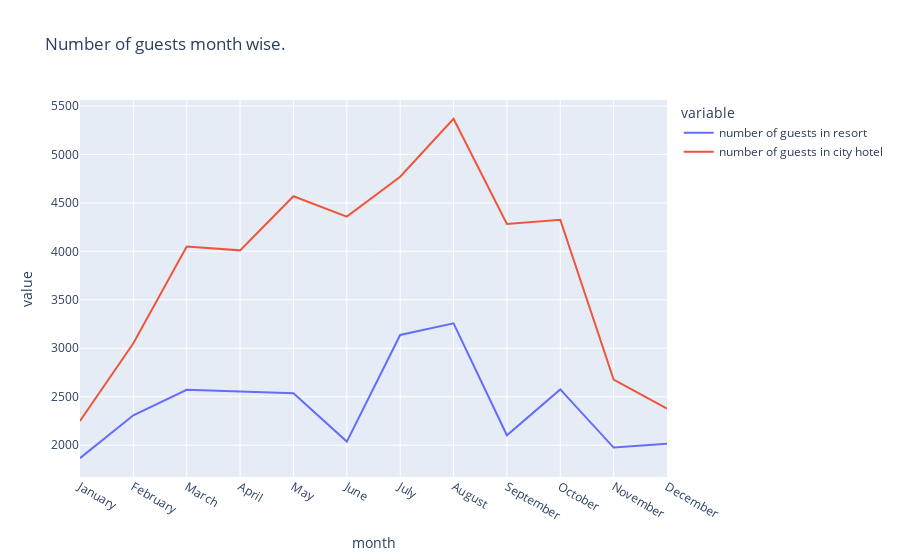

Notebook code cell kept with this figure:
### Code cell
# Let's plot it on graph
px.line(data_frame=final_rush,x="month",y=["number of guests in resort","number of guests in city hotel"],
       title="Number of guests month wise.")

### Figure 1 — Plotly figure (JSON) as saved in the notebook; plotly's stock layout.template omitted (floating-point values rounded to 4 significant figures)
{"data": [{"hovertemplate": "variable=number of guests in resort<br>month=%{x}<br>value=%{y}<extra></extra>", "legendgroup": "number of guests in resort", "line": {"color": "#636efa", "dash": "solid"}, "marker": {"symbol": "circle"}, "mode": "lines", "name": "number of guests in resort", "orientation": "v", "showlegend": true, "type": "scatter", "x": ["January", "February", "March", "April", "May", "June", "July", "August", "September", "October", "November", "December"], "xaxis": "x", "y": [1866, 2308, 2571, 2550, 2535, 2037, 3137, 3257, 2102, 2575, 1975, 2014], "yaxis": "y"}, {"hovertemplate": "variable=number of guests in city hotel<br>month=%{x}<br>value=%{y}<extra></extra>", "legendgroup": "number of guests in city hotel", "line": {"color": "#EF553B", "dash": "solid"}, "marker": {"symbol": "circle"}, "mode": "lines", "name": "number of guests in city hotel", "orientation": "v", "showlegend": true, "type": "scatter", "x": ["January", "February", "March", "April", "May", "June", "July", "August", "September", "October", "November", "December"], "xaxis": "x", "y": [2249, 3051, 4049, 4010, 4568, 4358, 4770, 5367, 4283, 4326, 2676, 2377], "yaxis": "y"}], "layout": {"legend": {"title": {"text": "variable"}, "tracegroupgap": 0}, "title": {"text": "Number of guests month wise."}, "xaxis": {"anchor": "y", "domain": [0, 1], "title": {"text": "month"}}, "yaxis": {"anchor": "x", "domain": [0, 1], "title": {"text": "value"}}}}
